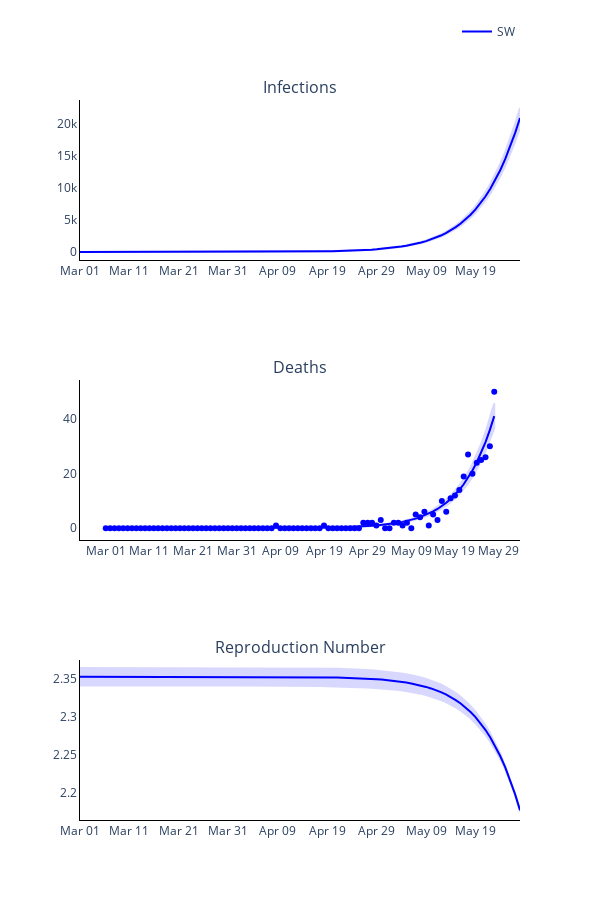

Here is the notebook cell this chart was saved with:
### Code cell
# Trace names - represent the solver used for the simulation
trace_name = regions
titles = ['Infections', 'Deaths', 'Reproduction Number']

fig = go.Figure()
fig = make_subplots(rows=len(titles), cols=1, subplot_titles=tuple(titles), horizontal_spacing = 0.15)

# Plot (bar chart cases each day)
for r, region in enumerate(regions):
    # Plot of infections
    fig.add_trace(
        go.Scatter(
            x=times,
            y=new_infec_mean[r].tolist(),
            mode='lines',
            name=trace_name[r],
            line_color=colours[r]
        ),
        row= 1,
        col= 1
    )

    fig.add_trace(
        go.Scatter(
            x=times + times[::-1],
            y=new_infec_upper[r].tolist() + new_infec_lower[r].tolist()[::-1],
            fill='toself',
            fillcolor=colours[r],
            line_color=colours[r],
            opacity=0.15,
            mode='lines',
            showlegend=False,
            name=trace_name[r]
        ),
        row= 1,
        col= 1
    )

    # Plot deaths
    fig.add_trace(
        go.Scatter(
            x=times,
            y=deaths_mean[r].tolist(),
            mode='lines',
            name=trace_name[r],
            showlegend=False,
            line_color=colours[r]
        ),
        row= 2,
        col= 1
    )

    fig.add_trace(
        go.Scatter(
            x=times + times[::-1],
            y=deaths_upper[r].tolist() + deaths_lower[r].tolist()[::-1],
            fill='toself',
            fillcolor=colours[r],
            line_color=colours[r],
            opacity=0.15,
            mode='lines',
            showlegend=False,
            name=trace_name[r]
        ),
        row= 2,
        col= 1
    )

    fig.add_trace(
        go.Scatter(
            x=times,
            y=np.sum(deaths_data[r], axis=1).tolist(),
            mode='markers',
            name=trace_name[r],
            showlegend=False,
            line_color=colours[r]
        ),
        row= 2,
        col= 1
    )

    # Plot reproduction number
    fig.add_trace(
        go.Scatter(
            x=times,
            y=reprod_num_mean[r].tolist(),
            mode='lines',
            name=trace_name[r],
            showlegend=False,
            line_color=colours[r]
        ),
        row= 3,
        col= 1
    )

    fig.add_trace(
        go.Scatter(
            x=times + times[::-1],
            y=reprod_num_upper[r].tolist() + reprod_num_lower[r].tolist()[::-1],
            fill='toself',
            fillcolor=colours[r],
            line_color=colours[r],
            opacity=0.15,
            mode='lines',
            showlegend=False,
            name=trace_name[r]
        ),
        row= 3,
        col= 1
    )

# Add axis labels
fig.update_layout(
    width=600, 
    height=900,
    plot_bgcolor='white',
    xaxis=dict(
        linecolor='black',
        tickvals=np.arange(1, 93, 10).tolist(),
        ticktext=['Mar 01', 'Mar 11', 'Mar 21', 'Mar 31', 'Apr 09', 'Apr 19', 'Apr 29', 'May 09', 'May 19', 'May 29']),
    yaxis=dict(linecolor='black'),
    xaxis2=dict(
        linecolor='black',
        tickvals=np.arange(1, 93, 10).tolist(),
        ticktext=['Mar 01', 'Mar 11', 'Mar 21', 'Mar 31', 'Apr 09', 'Apr 19', 'Apr 29', 'May 09', 'May 19', 'May 29']),
    yaxis2=dict(linecolor='black'),
    xaxis3=dict(
        linecolor='black',
        tickvals=np.arange(1, 93, 10).tolist(),
        ticktext=['Mar 01', 'Mar 11', 'Mar 21', 'Mar 31', 'Apr 09', 'Apr 19', 'Apr 29', 'May 09', 'May 19', 'May 29']),
    yaxis3=dict(linecolor='black'),
    legend=dict(
        orientation='h',
        yanchor="bottom",
        y=1.075,
        xanchor="right",
        x=1)
    )

fig.write_image('images/Figure-2-synthetic.pdf')
fig.show()

### Figure 1 — Plotly figure (JSON) as saved in the notebook; plotly's stock layout.template omitted (floating-point values rounded to 4 significant figures; data arrays with more than 128 entries replaced by an {"elided": "..."} marker saying what was removed)
{"data": [{"line": {"color": "blue"}, "mode": "lines", "name": "SW", "type": "scatter", "x": [1, 2, 3, 4, 5, 6, 7, 8, 9, 10, 11, 12, 13, 14, 15, 16, 17, 18, 19, 20, 21, 22, 23, 24, 25, 26, 27, 28, 29, 30, 31, 32, 33, 34, 35, 36, 37, 38, 39, 40, 41, 42, 43, 44, 45, 46, 47, 48, 49, 50, 51, 52, 53, 54, 55, 56, 57, 58, 59, 60, 61, 62, 63, 64, 65, 66, 67, 68, 69, 70, 71, 72, 73, 74, 75, 76, 77, 78, 79, 80, 81, 82, 83, 84, 85, 86, 87, 88, 89, 90], "xaxis": "x", "y": [0.2278, 0.211, 0.19, 0.1834, 0.1921, 0.2121, 0.2397, 0.273, 0.3114, 0.3553, 0.4056, 0.4635, 0.5299, 0.6064, 0.6945, 0.7959, 0.9128, 1.047, 1.202, 1.379, 1.584, 1.82, 2.09, 2.402, 2.759, 3.172, 3.645, 4.189, 4.82, 5.547, 6.376, 7.331, 8.428, 9.689, 11.14, 12.81, 14.74, 16.94, 19.47, 22.4, 25.76, 29.63, 34.09, 39.19, 45.07, 51.84, 59.65, 68.59, 78.96, 90.81, 104.3, 119.8, 137.8, 158.6, 182.3, 209.6, 241.1, 277.3, 318.9, 366.7, 421.5, 484.6, 557.1, 640.3, 735.9, 846.2, 972.5, 1117.0, 1282.0, 1473.0, 1692.0, 1943.0, 2230.0, 2559.0, 2935.0, 3365.0, 3859.0, 4422.0, 5063.0, 5796.0, 6623.0, 7556.0, 8618.0, 9830.0, 11190.0, 12710.0, 14430.0, 16340.0, 18470.0, 20820.0], "yaxis": "y"}, {"fill": "toself", "fillcolor": "blue", "line": {"color": "blue"}, "mode": "lines", "name": "SW", "opacity": 0.15, "showlegend": false, "type": "scatter", "x": {"elided": "180 int values"}, "xaxis": "x", "y": {"elided": "180 float values"}, "yaxis": "y"}, {"line": {"color": "blue"}, "mode": "lines", "name": "SW", "showlegend": false, "type": "scatter", "x": [1, 2, 3, 4, 5, 6, 7, 8, 9, 10, 11, 12, 13, 14, 15, 16, 17, 18, 19, 20, 21, 22, 23, 24, 25, 26, 27, 28, 29, 30, 31, 32, 33, 34, 35, 36, 37, 38, 39, 40, 41, 42, 43, 44, 45, 46, 47, 48, 49, 50, 51, 52, 53, 54, 55, 56, 57, 58, 59, 60, 61, 62, 63, 64, 65, 66, 67, 68, 69, 70, 71, 72, 73, 74, 75, 76, 77, 78, 79, 80, 81, 82, 83, 84, 85, 86, 87, 88, 89, 90], "xaxis": "x2", "y": [7.077e-05, 0.0001579, 0.0002468, 0.0003332, 0.0004175, 0.0005019, 0.0005884, 0.0006788, 0.0007751, 0.0008787, 0.0009915, 0.001115, 0.001253, 0.001406, 0.001578, 0.001772, 0.001992, 0.002242, 0.002527, 0.002853, 0.003226, 0.003654, 0.004144, 0.004708, 0.005355, 0.0061, 0.006955, 0.007939, 0.009071, 0.01037, 0.01185, 0.01356, 0.01553, 0.0178, 0.02042, 0.02343, 0.02689, 0.03087, 0.03546, 0.04073, 0.04679, 0.05377, 0.06179, 0.07103, 0.08165, 0.09386, 0.1079, 0.1241, 0.1427, 0.1641, 0.1887, 0.2169, 0.2494, 0.2868, 0.3298, 0.3792, 0.436, 0.5014, 0.5766, 0.663, 0.7624, 0.8767, 1.008, 1.159, 1.333, 1.532, 1.762, 2.025, 2.328, 2.676, 3.075, 3.534, 4.061, 4.666, 5.36, 6.157, 7.07, 8.118, 9.319, 10.69, 12.27, 14.07, 16.12, 18.47, 21.14, 24.19, 27.65, 31.58, 36.04, 41.08], "yaxis": "y2"}, {"fill": "toself", "fillcolor": "blue", "line": {"color": "blue"}, "mode": "lines", "name": "SW", "opacity": 0.15, "showlegend": false, "type": "scatter", "x": {"elided": "180 int values"}, "xaxis": "x2", "y": {"elided": "180 float values"}, "yaxis": "y2"}, {"line": {"color": "blue"}, "mode": "markers", "name": "SW", "showlegend": false, "type": "scatter", "x": [1, 2, 3, 4, 5, 6, 7, 8, 9, 10, 11, 12, 13, 14, 15, 16, 17, 18, 19, 20, 21, 22, 23, 24, 25, 26, 27, 28, 29, 30, 31, 32, 33, 34, 35, 36, 37, 38, 39, 40, 41, 42, 43, 44, 45, 46, 47, 48, 49, 50, 51, 52, 53, 54, 55, 56, 57, 58, 59, 60, 61, 62, 63, 64, 65, 66, 67, 68, 69, 70, 71, 72, 73, 74, 75, 76, 77, 78, 79, 80, 81, 82, 83, 84, 85, 86, 87, 88, 89, 90], "xaxis": "x2", "y": [0, 0, 0, 0, 0, 0, 0, 0, 0, 0, 0, 0, 0, 0, 0, 0, 0, 0, 0, 0, 0, 0, 0, 0, 0, 0, 0, 0, 0, 0, 0, 0, 0, 0, 0, 0, 0, 0, 0, 1, 0, 0, 0, 0, 0, 0, 0, 0, 0, 0, 1, 0, 0, 0, 0, 0, 0, 0, 0, 2, 2, 2, 1, 3, 0, 0, 2, 2, 1, 2, 0, 5, 4, 6, 1, 5, 3, 10, 6, 11, 12, 14, 19, 27, 20, 24, 25, 26, 30, 50], "yaxis": "y2"}, {"line": {"color": "blue"}, "mode": "lines", "name": "SW", "showlegend": false, "type": "scatter", "x": [1, 2, 3, 4, 5, 6, 7, 8, 9, 10, 11, 12, 13, 14, 15, 16, 17, 18, 19, 20, 21, 22, 23, 24, 25, 26, 27, 28, 29, 30, 31, 32, 33, 34, 35, 36, 37, 38, 39, 40, 41, 42, 43, 44, 45, 46, 47, 48, 49, 50, 51, 52, 53, 54, 55, 56, 57, 58, 59, 60, 61, 62, 63, 64, 65, 66, 67, 68, 69, 70, 71, 72, 73, 74, 75, 76, 77, 78, 79, 80, 81, 82, 83, 84, 85, 86, 87, 88, 89, 90], "xaxis": "x3", "y": [2.353, 2.353, 2.353, 2.353, 2.353, 2.353, 2.353, 2.353, 2.353, 2.353, 2.353, 2.353, 2.353, 2.353, 2.353, 2.353, 2.353, 2.353, 2.353, 2.353, 2.353, 2.353, 2.353, 2.353, 2.353, 2.353, 2.353, 2.353, 2.353, 2.353, 2.353, 2.353, 2.353, 2.353, 2.353, 2.353, 2.353, 2.353, 2.353, 2.353, 2.353, 2.353, 2.353, 2.353, 2.353, 2.353, 2.353, 2.352, 2.352, 2.352, 2.352, 2.352, 2.352, 2.352, 2.352, 2.351, 2.351, 2.351, 2.351, 2.35, 2.35, 2.349, 2.349, 2.348, 2.347, 2.346, 2.345, 2.344, 2.343, 2.341, 2.34, 2.338, 2.335, 2.333, 2.33, 2.326, 2.322, 2.318, 2.312, 2.307, 2.3, 2.292, 2.283, 2.273, 2.262, 2.249, 2.234, 2.217, 2.198, 2.177], "yaxis": "y3"}, {"fill": "toself", "fillcolor": "blue", "line": {"color": "blue"}, "mode": "lines", "name": "SW", "opacity": 0.15, "showlegend": false, "type": "scatter", "x": {"elided": "180 int values"}, "xaxis": "x3", "y": {"elided": "180 float values"}, "yaxis": "y3"}], "layout": {"annotations": [{"font": {"size": 16}, "showarrow": false, "text": "Infections", "x": 0.5, "xanchor": "center", "xref": "paper", "y": 1, "yanchor": "bottom", "yref": "paper"}, {"font": {"size": 16}, "showarrow": false, "text": "Deaths", "x": 0.5, "xanchor": "center", "xref": "paper", "y": 0.6111, "yanchor": "bottom", "yref": "paper"}, {"font": {"size": 16}, "showarrow": false, "text": "Reproduction Number", "x": 0.5, "xanchor": "center", "xref": "paper", "y": 0.2222, "yanchor": "bottom", "yref": "paper"}], "height": 900, "legend": {"orientation": "h", "x": 1, "xanchor": "right", "y": 1.075, "yanchor": "bottom"}, "plot_bgcolor": "white", "width": 600, "xaxis": {"anchor": "y", "domain": [0, 1], "linecolor": "black", "ticktext": ["Mar 01", "Mar 11", "Mar 21", "Mar 31", "Apr 09", "Apr 19", "Apr 29", "May 09", "May 19", "May 29"], "tickvals": [1, 11, 21, 31, 41, 51, 61, 71, 81, 91]}, "xaxis2": {"anchor": "y2", "domain": [0, 1], "linecolor": "black", "ticktext": ["Mar 01", "Mar 11", "Mar 21", "Mar 31", "Apr 09", "Apr 19", "Apr 29", "May 09", "May 19", "May 29"], "tickvals": [1, 11, 21, 31, 41, 51, 61, 71, 81, 91]}, "xaxis3": {"anchor": "y3", "domain": [0, 1], "linecolor": "black", "ticktext": ["Mar 01", "Mar 11", "Mar 21", "Mar 31", "Apr 09", "Apr 19", "Apr 29", "May 09", "May 19", "May 29"], "tickvals": [1, 11, 21, 31, 41, 51, 61, 71, 81, 91]}, "yaxis": {"anchor": "x", "domain": [0.7778, 1], "linecolor": "black"}, "yaxis2": {"anchor": "x2", "domain": [0.3889, 0.6111], "linecolor": "black"}, "yaxis3": {"anchor": "x3", "domain": [0, 0.2222], "linecolor": "black"}}}
